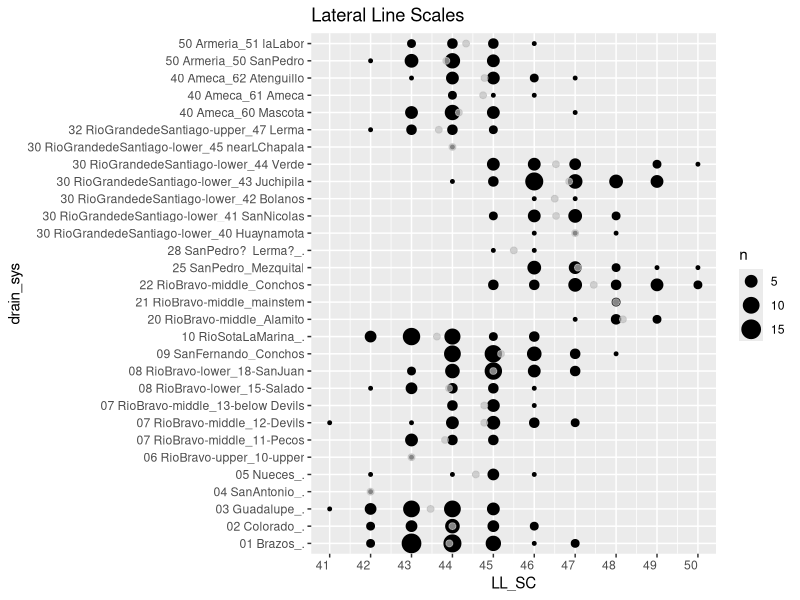
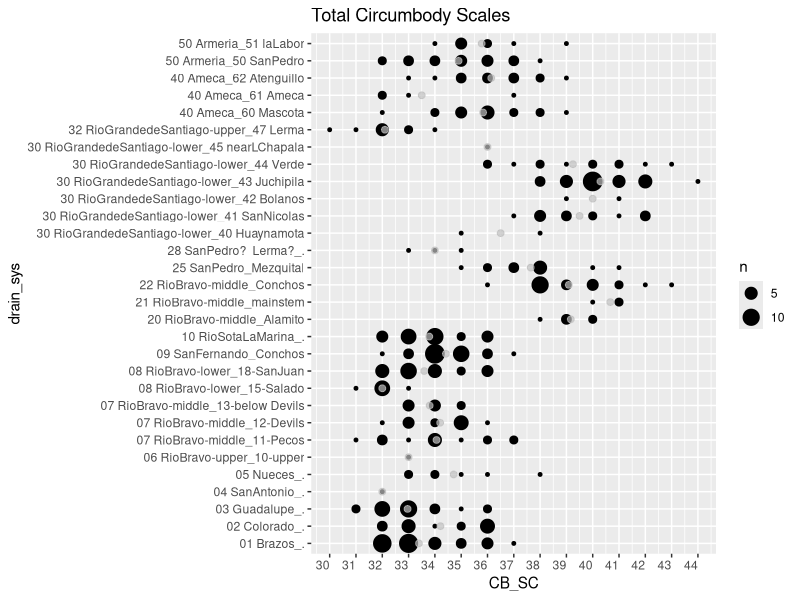
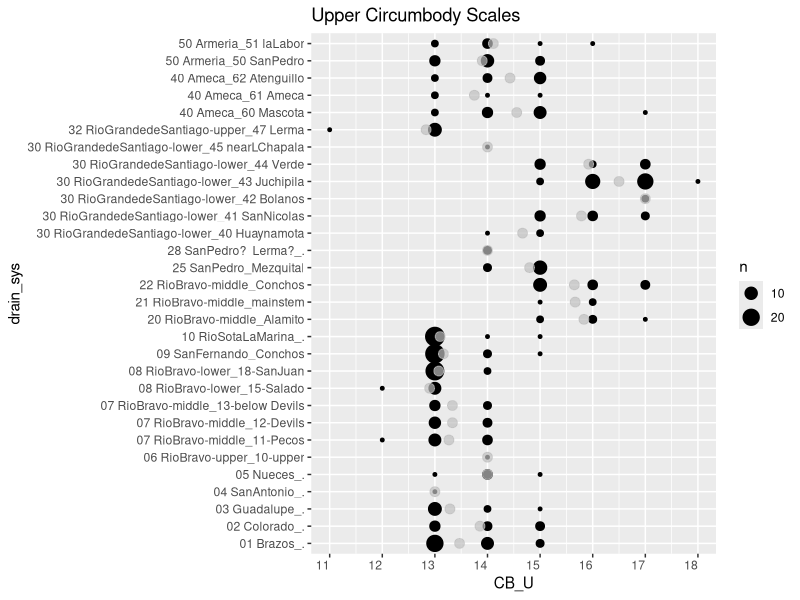

These figures' R source, in order:
## ---- chunk 1
library(ggplot2)
library(tidyr)
library(dplyr)
library(readr)
library(stringr)
## ---- chunk 2
mer_table<-read_csv(file = "AUSCON.csv")
mer_table
## ---- chunk 3
mer_table %>%
  filter(LL_SC>0) %>%
  unite(drain_sys,DRAINAGE,SYSTEM,sep="_") %>%
  ggplot(aes(x=drain_sys,y=LL_SC))+
  geom_count() +
  theme(axis.text.x=element_text(angle=0,hjust=1,vjust = 1))+
  stat_summary(fun.y="mean",geom="point",colour = "grey", size = 2,alpha=.7)+
  scale_y_continuous(breaks=seq(41,50,1))+
  coord_flip()+
  ggtitle("Lateral Line Scales")
## ---- chunk 4
mer_table %>%
  filter(CB_SC>0) %>%
  unite(drain_sys,DRAINAGE,SYSTEM,sep="_")%>%
  
  ggplot(aes(x=drain_sys,y=CB_SC))+
  geom_count() +
  theme(axis.text.x=element_text(angle=0,hjust=1,vjust = 1))+
  stat_summary(fun.y="mean",geom="point",colour = "grey", size = 2,alpha=.7)+
  scale_y_continuous(breaks=seq(30,44,1))+
  coord_flip()+
  ggtitle("Total Circumbody Scales")
## ---- chunk 5
mer_table %>%
  filter(CB_U>0)%>%
  unite(drain_sys,DRAINAGE,SYSTEM,sep="_")%>%
  ggplot(aes(x=drain_sys,y=CB_U))+
  geom_count() +
  theme(axis.text.x=element_text(angle=0,hjust=1,vjust = 1))+
  stat_summary(fun.y="mean",geom="point",colour = "grey", size = 3,alpha=.7)+
  scale_y_continuous(breaks=seq(10,50,1))+
  coord_flip()+
  ggtitle("Upper Circumbody Scales")


